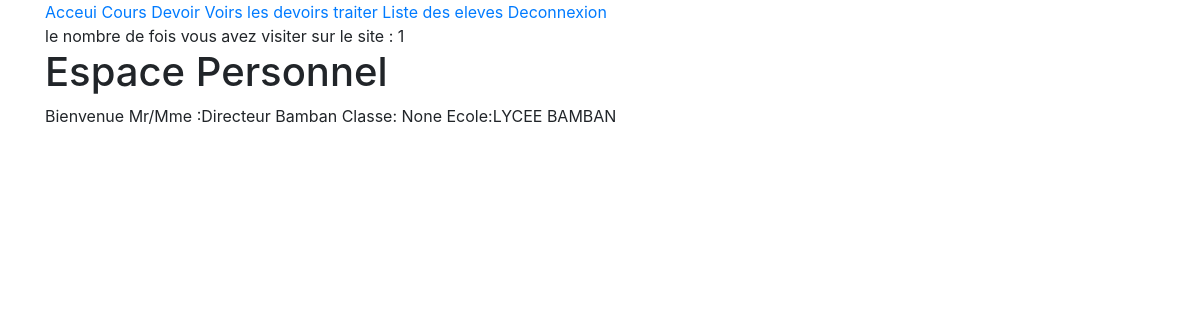
The app's page /acceuil (signed in) with its own data.
### testapp/models.py (models this page shows, shortened)
class UserForm(AbstractUser):
    classe=models.ForeignKey(Classes,on_delete=models.CASCADE,null=True,blank=True)
    ecole=models.ForeignKey(Ecole,on_delete=models.CASCADE,null=True,blank=True)
    matieres=models.ForeignKey(Matieres, on_delete=models.CASCADE,null=True,blank=True)
    email = models.EmailField(max_length=50,unique=True)
    phone = models.IntegerField(unique=True,null=True)
    date_aj=models.DateField(auto_now=True, auto_now_add=False)
    username=models.CharField(unique=False,blank=True,null=True,max_length=50)
    USERNAME_FIELD='email'
    REQUIRED_FIELDS=['username']

class Ecole(models.Model):
    ecoles=models.CharField(max_length=50,null=True)
    def __str__(self):
        return self.ecoles

### testapp/views.py (the view)
# urls.py: path('acceuil',acceuil, name="acceuil"),
@login_required(login_url='/connexion')
def acceuil(request):
    number = request.session.get('visite',0)+1
    request.session['visite']=number
    return render(request,'pages/acceuil.html',{'number':number})

### testapp/templates/pages/acceuil.html
{% extends 'pages/base.html'%}
{%block acceuil%}
<div class="container">
    le nombre de fois vous avez visiter sur le site : {{number}}
    <h1>Espace Personnel</h1>     Bienvenue Mr/Mme :{{user.username}} Classe: {{user.classe}} Ecole:{{user.ecole}}
</div>
{%endblock%}

### records on screen
UserForm: username "Directeur Bamban", classe "None", ecole "LYCEE BAMBAN"

### other values on screen
{{ number }} "1"
